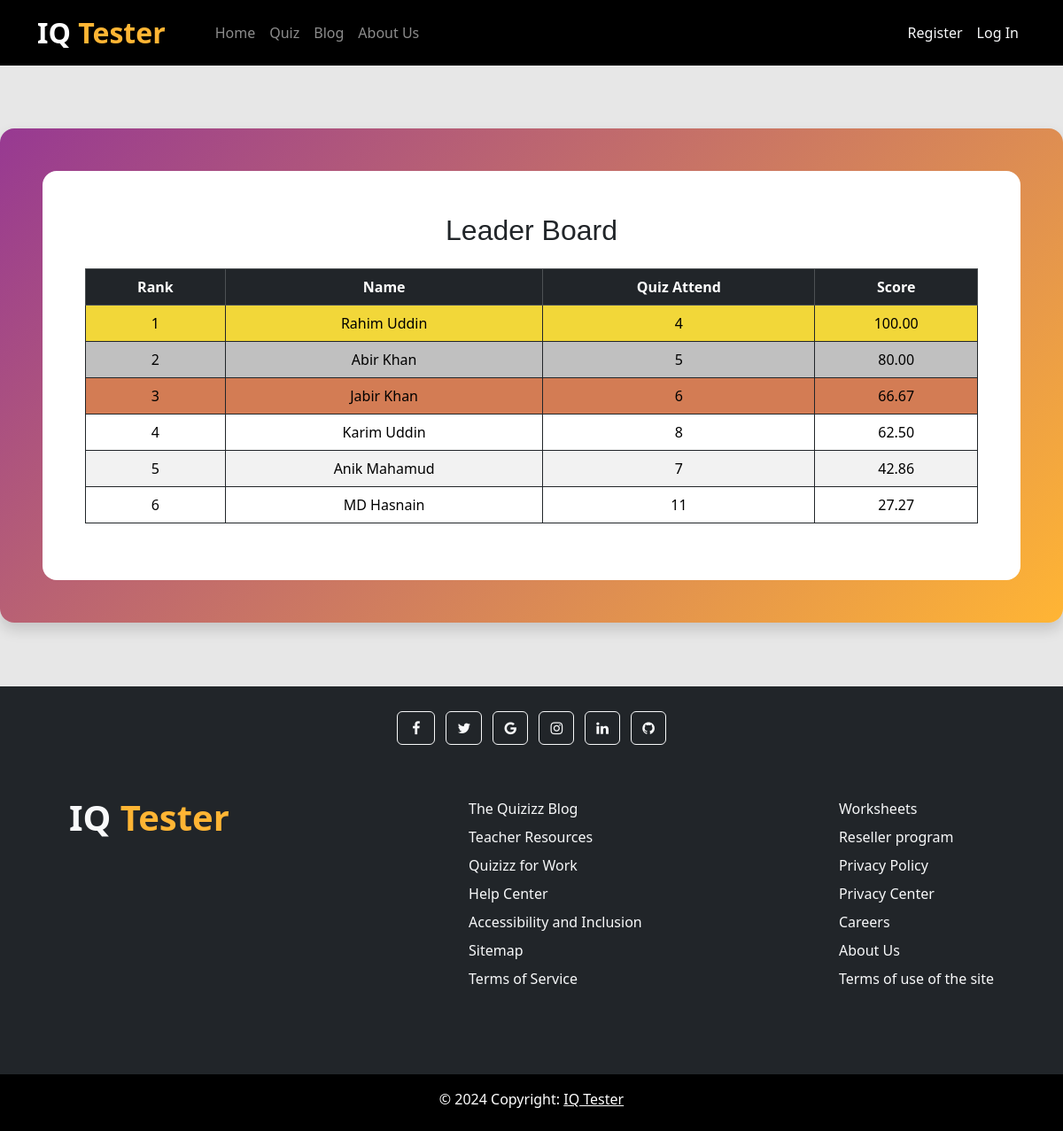
The app's page /leader_board/ with its own data.
### core/models.py (models this page shows)
class QuizScore(models.Model):
    user = models.OneToOneField(User, on_delete=models.CASCADE, related_name="quiz_score")
    score = models.DecimalField(decimal_places=2, max_digits=6, default=0)
    quiz_count = models.IntegerField(blank=True, null=True, default=0)

### core/views.py (the view)
# urls.py: path('leader_board/', leaderboard, name='leader_board'),
def leaderboard(req):
    data = QuizScore.objects.all().order_by('-score')
    return render(req, 'leader_board.html', {'data': data})

### core/templates/leader_board.html
{% extends "base.html" %}
{% block content %}
<section class="py-4">
    <div style="max-width: 1200px; background: linear-gradient(135deg,#973992,#FFB534)" class="m-auto p-5 my-5 shadow rounded-4">
        <div style="background-color: white;" class="p-5 rounded-4">
            <h2 style="font-family:'Franklin Gothic Medium', 'Arial Narrow', Arial, sans-serif;" class="text-center mb-4">Leader Board</h2>
            <table class="table table-bordered border-dark table-striped">
                <thead class="text-center table-dark">
                  <tr>
                    <th scope="col">Rank</th>
                    <th scope="col">Name</th>
                    <th scope="col">Quiz Attend</th>
                    <th scope="col">Score</th>
                  </tr>
                </thead>
                <tbody>
                  {% for leader in data %}
                  <tr>
                    <td {% if forloop.counter == 1 %}
                    style="background-color: rgb(255, 226, 60);"
                    {% elif forloop.counter == 2 %}
                    style="background-color: silver;"
                    {% elif forloop.counter == 3 %}
                    style="background-color: rgb(222, 131, 88);"
                    {% endif %}
                    class="text-center">{{ forloop.counter }}</td>
                    <td {% if forloop.counter == 1 %}
                    style="background-color: rgb(255, 226, 60);"
                    {% elif forloop.counter == 2 %}
                    style="background-color: silver;"
                    {% elif forloop.counter == 3 %}
                    style="background-color: rgb(222, 131, 88);"
                    {% endif %}
                    class="text-center">{{leader.user.first_name}} {{leader.user.last_name}}</td>
                    <td {% if forloop.counter == 1 %}
                    style="background-color: rgb(255, 226, 60);"
                    {% elif forloop.counter == 2 %}
                    style="background-color: silver;"
                    {% elif forloop.counter == 3 %}
                    style="background-color: rgb(222, 131, 88);"
                    {% endif %}
                    class="text-center">{{leader.quiz_count}}</td>
                    <td {% if forloop.counter == 1 %}
                    style="background-color: rgb(255, 226, 60);"
                    {% elif forloop.counter == 2 %}
                    style="background-color: silver;"
                    {% elif forloop.counter == 3 %}
                    style="background-color: rgb(222, 131, 88);"
                    {% endif %}
                    class="text-center">{{leader.score}}</td>
                  </tr>
                  {% endfor %}
                </tbody>
              </table>
        </div>
    </div>
</section>
{% endblock content %}

### records on screen
QuizScore: user.first_name "Rahim", user.last_name "Uddin", quiz_count "4", score "100.00"
QuizScore: user.first_name "Abir", user.last_name "Khan", quiz_count "5", score "80.00"
QuizScore: user.first_name "Jabir", user.last_name "Khan", quiz_count "6", score "66.67"
QuizScore: user.first_name "Karim", user.last_name "Uddin", quiz_count "8", score "62.50"
QuizScore: user.first_name "Anik", user.last_name "Mahamud", quiz_count "7", score "42.86"
QuizScore: user.first_name "MD", user.last_name "Hasnain", quiz_count "11", score "27.27"
